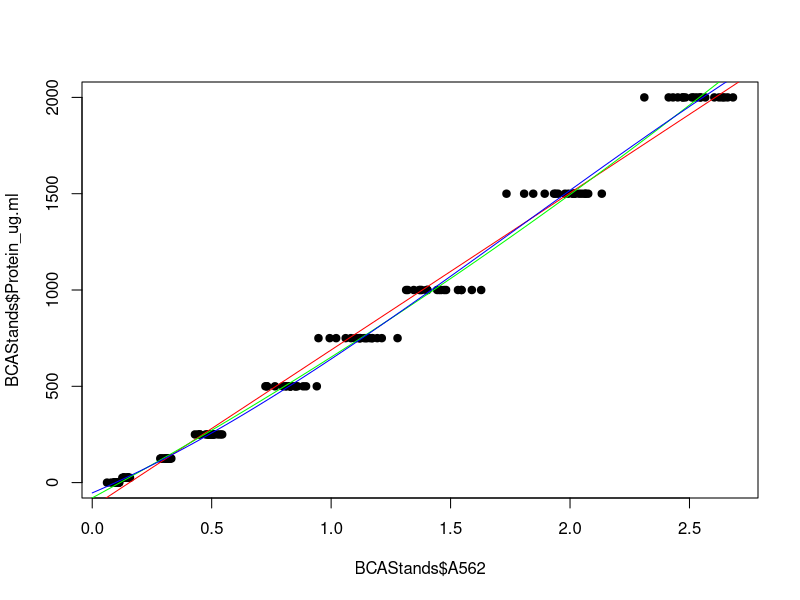
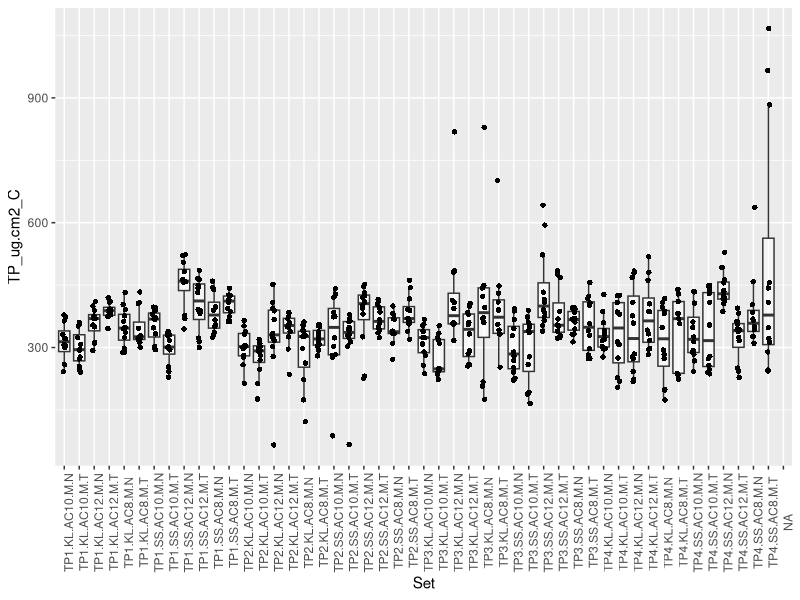
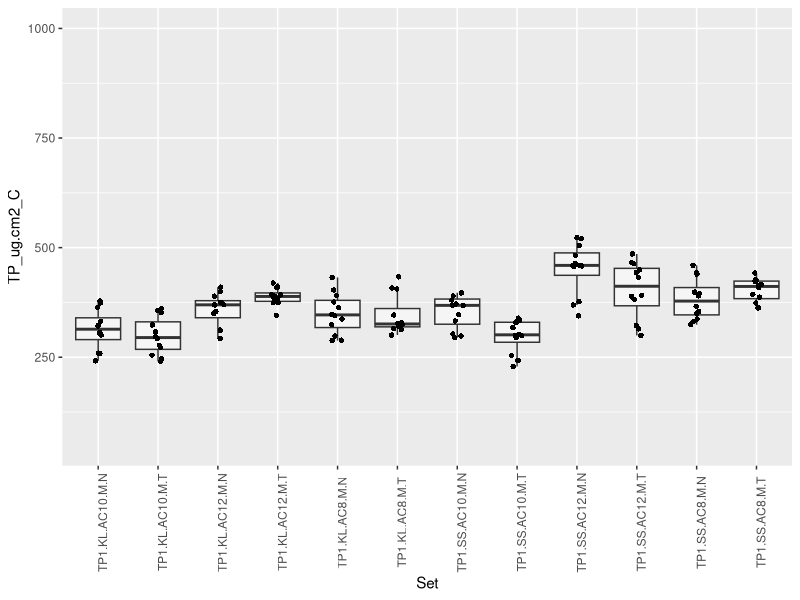
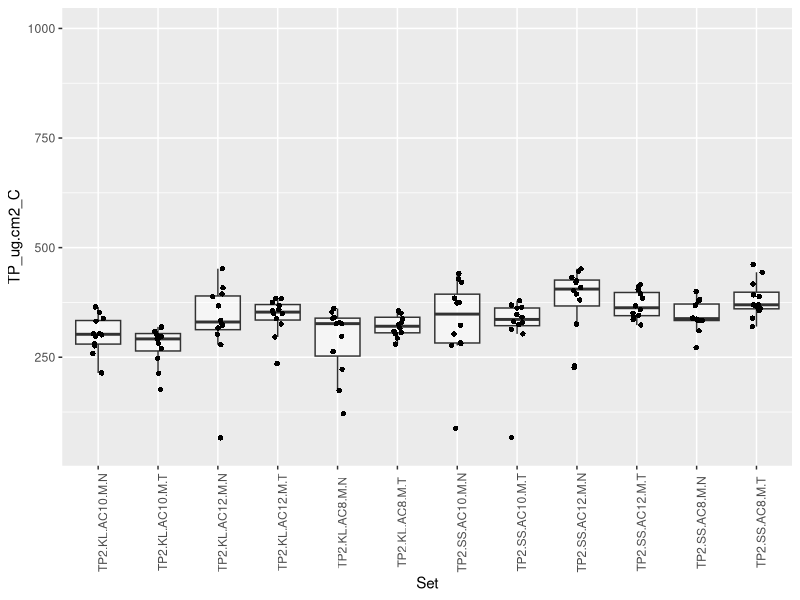
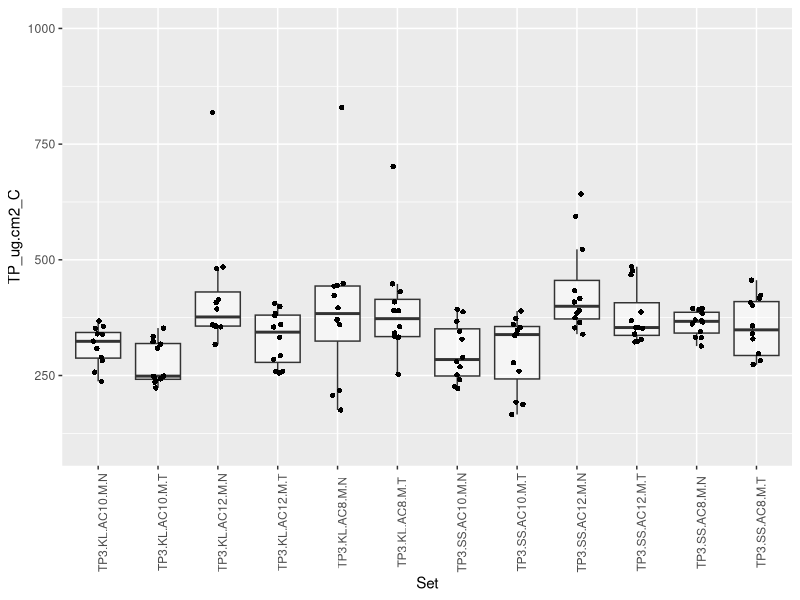
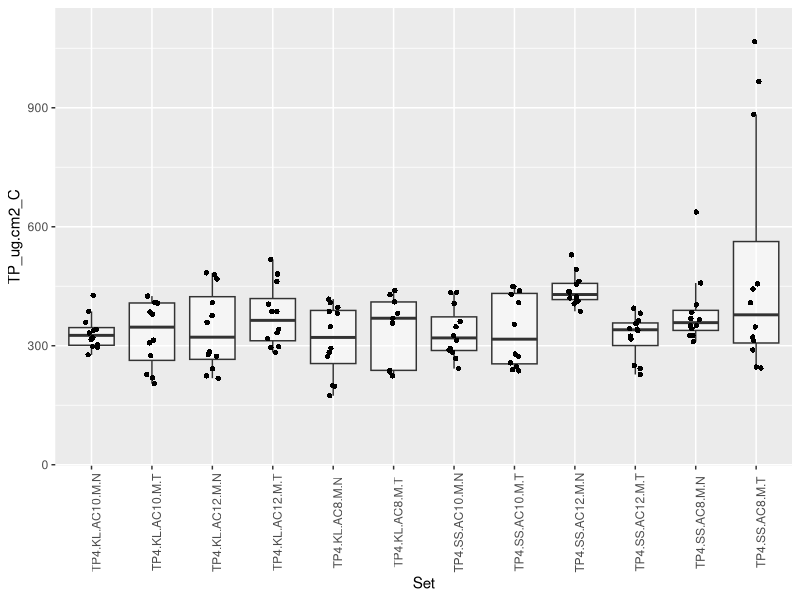
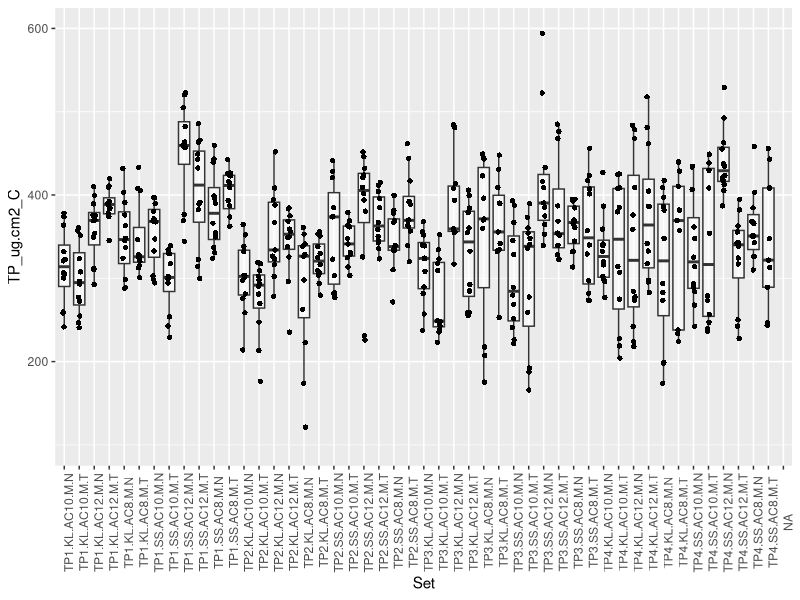
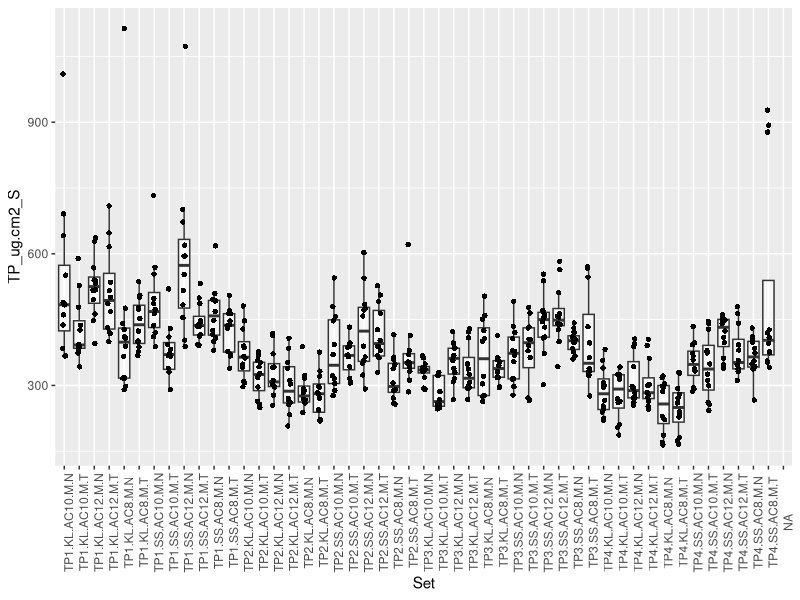

Write the R code that produced these figures, in order. (Note: this script raises an error after producing the figures.)
## ---- chunk 1
knitr::opts_chunk$set(echo = TRUE, warning = FALSE, message = FALSE)
## ---- chunk 2
##Install Packages if Needed
if (!require("ggplot2")) install.packages("ggplot2")
if (!require("plyr")) install.packages("plyr")

##Load Packages
library(ggplot2) #Required for ggplots
library(plyr) #Required for rename function
## ---- chunk 3
#Note: Run "Graphing Parameters" section from 01_ExperimentalSetup.Rmd file
## ---- chunk 4
####Load Data

Prot<-read.csv("Data/Protein.csv", header=TRUE)
Bio<-read.csv("Data/Biomass.csv", header=TRUE)
Sym<-read.csv("Data/Symbionts.csv", header=TRUE)
Chl<-read.csv("Data/Chlorophyll.csv", header=TRUE)
PAM<-read.csv("Data/PAMData.csv", header=TRUE)
PAM_Meta<-read.csv("Data/PAMMeta.csv", header=TRUE)
BCA.Stand<-read.csv("Data/BCAStandards.csv", header=TRUE)
Wax.Stand<-read.csv("Data/WaxStandards.csv", header=TRUE)
SampData<-read.csv("Data/Samples.csv", header=TRUE)


####Sample Meta Data
str(SampData)

##Set factor variables
SampData$TimeP<-factor(SampData$TimeP, levels=c("IN", "TP1", "TP2", "TP3", "TP4"))
SampData$Site<-factor(SampData$Site, levels=c("KL", "SS"))
SampData$Genotype<-factor(SampData$Genotype, levels=c("AC8", "AC10", "AC12"))
SampData$Orig<-factor(SampData$Orig, levels=c("N", "T"))
SampData$Origin<-factor(SampData$Origin, levels=c("Native", "Transplant"))

##Add a Sample Set Variable
SampData$Set<-paste(SampData$TimeP, SampData$Site, SampData$Genotype, SampData$Treat, SampData$Orig, sep=".")

##Add Site.Orig variable
SampData$Site.Orig<-paste(SampData$Site, SampData$Orig, sep=".")
SampData$Site.Orig<-factor(SampData$Site.Orig, levels=c("KL.N", "KL.T", "SS.N", "SS.T"))


## ---- chunk 5
####Create Standard Curve

##Calculate Surface Area of Cylinders from Standards
Wax.Stand$SA_cm2<-2*pi*(Wax.Stand$Dm_cm/2)*Wax.Stand$Ht_cm+2*pi*(Wax.Stand$Dm_cm/2)^2

##Calculate Difference in Wax Weight
Wax.Stand$Wax.D_g<- Wax.Stand$Wax.F_g-Wax.Stand$Wax.I_g

##Linear Model of SA as a Function of Wax Weight
wax.SA.lm  <- lm(SA_cm2~Wax.D_g, data=Wax.Stand)
summary(wax.SA.lm)
coef(wax.SA.lm)

SA.mod <- function(wax.weight) {
  coefs <- coef(wax.SA.lm)
  #y = mx + b
  SA <- ((coefs[2] * wax.weight) + coefs[1])
  return(SA)}

####Apply Standard Curve

##Calculate Difference in Wax Weight (g) in Sample Data
SampData$Wax.D_g<- SampData$Wax.F_g-SampData$Wax.I_g

##Calculate Surface Area (cm^2) by Applying Linear Model Function
SampData$SA_cm2<-SA.mod(SampData$Wax.D_g)

## ---- chunk 6
##Main Corals in the Nursery
Corals_Main<-subset(SampData, Treat=="M")

##Thermal Tolerance Assay
Corals_Therm<-subset(SampData, Treat=="C" | Treat=="H")
## ---- chunk 7
####Create Standard Curve

##Subset Standards Data
Prot.St<- subset(Prot, Input=="Standard")

##Merge Standard Meta Data with Absorbance data
#Merges by Random Number (RandN) column
BCAStands<-merge(BCA.Stand, Prot.St, all.x=TRUE)

##Plot Protein Concentration as a function of Absorbance 
plot(BCAStands$A562, BCAStands$Protein_ug.ml, pch=19)

##Fit Models of Protein Concentration as a function of Absorbance 

#First degree polynomial equation:
BCA.lm  <- lm(Protein_ug.ml~A562, data=BCAStands)
#Second degree polynomial equation:
BCA.ploy2 <- lm(Protein_ug.ml~poly(A562,2,raw=TRUE), data=BCAStands)
#Third degree polynomial equation:
BCA.ploy3 <- lm(Protein_ug.ml~poly(A562,3,raw=TRUE), data=BCAStands)

##Add Models to Plot
xx <- seq(0,3, length=50)

lines(xx, predict(BCA.lm, newdata=data.frame(A562=xx)), col="red")
lines(xx, predict(BCA.ploy2, newdata=data.frame(A562=xx)), col="green")
lines(xx, predict(BCA.ploy3, newdata=data.frame(A562=xx)), col="blue")

##Compare Models for Best Fit
anova(BCA.lm, BCA.ploy2)
#Poly2 is a significantly better fit than linear

anova(BCA.ploy2, BCA.ploy3)
#Poly3 is significantly better fit than Ploy2

##Create a function with the Poly3 model Equation
summary(BCA.ploy3)
coef(BCA.ploy3)

TP.mod <- function(absorbance) {
  coefs <- coef(BCA.ploy3)
  #y = d + cx + bx^2 + ax^3
  protein <- coefs[1] + (coefs[2] * absorbance) + (coefs[3] * absorbance^2) + (coefs[4] * absorbance^3)
  return(protein)}


####Apply Standard Curve

##Subset Sample Data (Unknown Sample)
Prot.Un<- subset(Prot, Input=="Un")

##Calculate Protein Concentration (ug/ml)
Prot.Un$TP_ug.ml<-TP.mod(Prot.Un$A562)

##Merge with Sample Meta Data to Calculate Protein per Surface Area
#Merges by Random Number (RandN) column
#Adds necessary Slurry Volume (Vol_ml) and Surface Area (SA_cm2) columns
#Retains Sample Meta Data only for samples with Protein data (Main samples only)
Prot.Un<-merge(Prot.Un, SampData, all.x=TRUE, all.y=FALSE)

##Calculate Total Protein (ug) 
Prot.Un$TP_ug<-Prot.Un$TP_ug.ml*Prot.Un$Vol_ml

##Calculate Protein per Surface Area (ug/cm^2)
Prot.Un$TP_ug.cm2<-Prot.Un$TP_ug/Prot.Un$SA_cm2

##Separate Coral and Symbiont Fractions
Prot.C<- subset(Prot.Un, Fraction=="C")
Prot.C<-rename(Prot.C, c("TP_ug.cm2" = "TP_ug.cm2_C"))

Prot.S<- subset(Prot.Un, Fraction=="S")
Prot.S<-rename(Prot.S, c("TP_ug.cm2" = "TP_ug.cm2_S"))
## ---- chunk 8
##Initial Visual Check
ggplot(Prot.C, aes(x=Set, y=TP_ug.cm2_C)) + 
  geom_boxplot(alpha=0.5, shape=2, outlier.shape = NA)+
  geom_jitter(shape=16, position=position_jitter(0.1))+
  theme(axis.text.x = element_text(angle = 90))

##Check for Outliers by Timepoint

#TP1
ggplot(subset(Prot.C, TimeP=="TP1"), aes(x=Set, y=TP_ug.cm2_C)) + 
  geom_boxplot(alpha=0.5, shape=2, outlier.shape = NA)+
  geom_jitter(shape=16, position=position_jitter(0.1))+
  ylim(50,1000)+
  theme(axis.text.x = element_text(angle = 90))

#TP2
ggplot(subset(Prot.C, TimeP=="TP2"), aes(x=Set, y=TP_ug.cm2_C)) + 
  geom_boxplot(alpha=0.5, shape=2, outlier.shape = NA)+
  geom_jitter(shape=16, position=position_jitter(0.1))+
  ylim(50,1000)+
  theme(axis.text.x = element_text(angle = 90))

Prot.C$RandN[which(Prot.C$TimeP=="TP2" & Prot.C$TP_ug.cm2_C<120)] # "125" "126" "127"

#Month TP3
ggplot(subset(Prot.C, TimeP=="TP3"), aes(x=Set, y=TP_ug.cm2_C)) + 
  geom_boxplot(alpha=0.5, shape=2, outlier.shape = NA)+
  geom_jitter(shape=16, position=position_jitter(0.1))+
  ylim(100,1000)+
  theme(axis.text.x = element_text(angle = 90))

Prot.C$RandN[which(Prot.C$TimeP=="TP3" & Prot.C$TP_ug.cm2_C>700)] #"186" "187" "188"

#Month TP4
ggplot(subset(Prot.C, TimeP=="TP4"), aes(x=Set, y=TP_ug.cm2_C)) + 
  geom_boxplot(alpha=0.5, shape=2, outlier.shape = NA)+
  geom_jitter(shape=16, position=position_jitter(0.1))+
  ylim(50,1100)+
  theme(axis.text.x = element_text(angle = 90))

Prot.C$RandN[which(Prot.C$TimeP=="TP4" & Prot.C$TP_ug.cm2_C>600)] #"211" "222" "222" "222"

##Remove Outlier Readings
Prot.C.o<-Prot.C[-c(which((Prot.C$TimeP=="TP2" & Prot.C$TP_ug.cm2_C<120) |
(Prot.C$TimeP=="TP3" & Prot.C$TP_ug.cm2_C>700) |
(Prot.C$TimeP=="TP4" & Prot.C$TP_ug.cm2_C>600))),]

##Visual Check
ggplot(Prot.C.o, aes(x=Set, y=TP_ug.cm2_C)) + 
  geom_boxplot(alpha=0.5, shape=2, outlier.shape = NA)+
  geom_jitter(shape=16, position=position_jitter(0.1))+
  ylim(100,600)+
  theme(axis.text.x = element_text(angle = 90))

## ---- chunk 9
##Initial Visual Check
ggplot(Prot.S, aes(x=Set, y=TP_ug.cm2_S)) + 
  geom_boxplot(alpha=0.5, shape=2, outlier.shape = NA)+
  geom_jitter(shape=16, position=position_jitter(0.1))+
  theme(axis.text.x = element_text(angle = 90))

##Check for Outliers by Timepoint
#TP1
ggplot(subset(Prot.S, TimeP=="TP1"), aes(x=Set, y=TP_ug.cm2_S)) + 
  geom_boxplot(alpha=0.5, shape=2, outlier.shape = NA)+
  geom_jitter(shape=16, position=position_jitter(0.1))+
  ylim(50, 1200)+
  theme(axis.text.x = element_text(angle = 90))

Prot.S$RandN[which(Prot.S$TimeP=="TP1" & Prot.S$TP_ug.cm2_S>750)] #"49" "52" "84"

#TP2
ggplot(subset(Prot.S, TimeP=="TP2"), aes(x=Set, y=TP_ug.cm2_S)) + 
  geom_boxplot(alpha=0.5, shape=2, outlier.shape = NA)+
  geom_jitter(shape=16, position=position_jitter(0.1))+
  ylim(50,1000)+
  theme(axis.text.x = element_text(angle = 90))

Prot.S$RandN[which(Prot.S$TimeP=="TP2" & Prot.S$TP_ug.cm2_S>500 & Prot.S$Site=="SS" & Prot.S$Genotype=="AC8")] #"129"

#TP3
ggplot(subset(Prot.S, TimeP=="TP3"), aes(x=Set, y=TP_ug.cm2_S)) + 
  geom_boxplot(alpha=0.5, shape=2, outlier.shape = NA)+
  geom_jitter(shape=16, position=position_jitter(0.1))+
  ylim(50,1000)+
  theme(axis.text.x = element_text(angle = 90))

#TP4
ggplot(subset(Prot.S, TimeP=="TP4"), aes(x=Set, y=TP_ug.cm2_S)) + 
  geom_boxplot(alpha=0.5, shape=2, outlier.shape = NA)+
  geom_jitter(shape=16, position=position_jitter(0.1))+
  ylim(50,1000)+
  theme(axis.text.x = element_text(angle = 90))

Prot.S$RandN[which(Prot.S$TimeP=="TP4" & Prot.S$TP_ug.cm2_S>750)] #"222" "222" "222"

##Remove Outlier Readings
Prot.S.o<-Prot.S[-c(which((Prot.S$TimeP=="TP1" & Prot.S$TP_ug.cm2_S>750) |
(Prot.S$TimeP=="TP2" & Prot.S$TP_ug.cm2_S>500 & Prot.S$Site=="SS" & Prot.S$Genotype=="AC8") |
(Prot.S$TimeP=="TP4" & Prot.S$TP_ug.cm2_S>750))),]

##Visual Check
ggplot(Prot.S.o, aes(x=Set, y=TP_ug.cm2_S)) + 
  geom_boxplot(alpha=0.5, shape=2, outlier.shape = NA)+
  geom_jitter(shape=16, position=position_jitter(0.1))+
  ylim(100,750)+
  theme(axis.text.x = element_text(angle = 90))

## ---- chunk 10
####Average Across Replicate Readings ("Rep" column: A, B, C)
names(Prot.C.o)
Prot.C.a<-aggregate(Prot.C.o$TP_ug.cm2_C, list(Prot.C.o$RandN, Prot.C.o$ID), mean)
names(Prot.C.a)<-c("RandN", "ID", "TP_ug.cm2_C")

names(Prot.S.o)
Prot.S.a<-aggregate(Prot.S.o$TP_ug.cm2_S, list(Prot.S.o$RandN, Prot.S.o$ID), mean)
names(Prot.S.a)<-c("RandN", "ID", "TP_ug.cm2_S")


####Merge Averaged Protein Data of Coral Host (C) and Symbiont (S) with Coral Main Data
#Merges by Random Number (RandN) and ID columns
#Retains all Main samples
#Retains RandN, ID, TimeP, Site, Genotype, Orig, Origin, Set, and SA_cm2 from Corals_Main
names(Corals_Main)

CoralData<-merge(Corals_Main[,c(1:5, 8:9, 13:14, 16)], Prot.C.a, all.x=TRUE)
CoralData<-merge(CoralData, Prot.S.a, all.x=TRUE)

## ---- chunk 11
##Calculate Change in Weight after Burning (g)
Bio$DeltaBurn_g<-Bio$Dried_g-Bio$Burned_g

##Calculate Ash Free Dry Weight (AFDW) (g) per Volume Input of Tissue (ml) 
Bio$AFDW_g.ml<-Bio$DeltaBurn_g/Bio$InVol_ml

##Merge with Sample Meta Data to Calculate Biomass per Surface Area
#Merges by Random Number (RandN) column
#Adds necessary Slurry Volume (Vol_ml) and Surface Area (SA_cm2) columns
#Retains Sample Meta Data only for samples with Biomass data (Main samples only)
Bio<-merge(Bio, SampData, all.x=TRUE, all.y=FALSE)

##Calculate Total AFDW (g) 
Bio$AFDW_g<-Bio$AFDW_g.ml*Bio$Vol_ml

##Calculate AFDW per Surface Area (mg/cm^2)
Bio$AFDW_g.cm2<-Bio$AFDW_g/Bio$SA_cm2
Bio$AFDW_mg.cm2 <- Bio$AFDW_g.cm2 * 1000

##Separate Coral and Symbiont Fractions
Bio.C<-subset(Bio, Fraction=="C")
Bio.C<-rename(Bio.C, c("AFDW_mg.cm2" = "AFDW_mg.cm2_C"))

Bio.S<-subset(Bio, Fraction=="Z")
Bio.S<-rename(Bio.S, c("AFDW_mg.cm2" = "AFDW_mg.cm2_S"))

## ---- chunk 12
##Initial Visual Check
ggplot(Bio.C, aes(x=Set, y=AFDW_mg.cm2_C)) + 
  geom_boxplot(alpha=0.5, shape=2, outlier.shape = NA)+
  geom_jitter(shape=16, position=position_jitter(0.1))+
  theme(axis.text.x = element_text(angle = 90))

##Check for Outliers by Timepoint

#TP1
ggplot(subset(Bio.C, TimeP=="TP1"), aes(x=Set, y=AFDW_mg.cm2_C)) + 
  geom_boxplot(alpha=0.5, shape=2, outlier.shape = NA)+
  geom_jitter(shape=16, position=position_jitter(0.1))+
  ylim(0,2.5)+
  theme(axis.text.x = element_text(angle = 90))

#TP2
ggplot(subset(Bio.C, TimeP=="TP2"), aes(x=Set, y=AFDW_mg.cm2_C)) + 
  geom_boxplot(alpha=0.5, shape=2, outlier.shape = NA)+
  geom_jitter(shape=16, position=position_jitter(0.1))+
  ylim(0,2.5)+
  theme(axis.text.x = element_text(angle = 90))

#TP3
ggplot(subset(Bio.C, TimeP=="TP3"), aes(x=Set, y=AFDW_mg.cm2_C)) + 
  geom_boxplot(alpha=0.5, shape=2, outlier.shape = NA)+
  geom_jitter(shape=16, position=position_jitter(0.1))+
  ylim(0,2.5)+
  theme(axis.text.x = element_text(angle = 90))

#TP4
ggplot(subset(Bio.C, TimeP=="TP4"), aes(x=Set, y=AFDW_mg.cm2_C)) + 
  geom_boxplot(alpha=0.5, shape=2, outlier.shape = NA)+
  geom_jitter(shape=16, position=position_jitter(0.1))+
  ylim(0,3.5)+
  theme(axis.text.x = element_text(angle = 90))

Bio.C$RandN[which(Bio.C$TimeP=="TP4" & Bio.C$AFDW_mg.cm2_C>3)] #222 #Also outlier for Protein

##Remove Outliers 
Bio.C.o<-Bio.C[-c(which(Bio.C$TimeP=="TP4" & Bio.C$AFDW_mg.cm2_C>3)),]

##Visual Check
ggplot(Bio.C.o, aes(x=Set, y=AFDW_mg.cm2_C)) + 
  geom_boxplot(alpha=0.5, shape=2, outlier.shape = NA)+
  geom_jitter(shape=16, position=position_jitter(0.1))+
  ylim(0,2.5)+
  theme(axis.text.x = element_text(angle = 90))

## ---- chunk 13
##Initial Visual Check
ggplot(Bio.S, aes(x=Set, y=AFDW_mg.cm2_S)) + 
  geom_boxplot(alpha=0.5, shape=2, outlier.shape = NA)+
  geom_jitter(shape=16, position=position_jitter(0.1))+
  theme(axis.text.x = element_text(angle = 90))

##Check for Outliers by Timepoint

#TP1
ggplot(subset(Bio.S, TimeP=="TP1"), aes(x=Set, y=AFDW_mg.cm2_S)) + 
  geom_boxplot(alpha=0.5, shape=2, outlier.shape = NA)+
  geom_jitter(shape=16, position=position_jitter(0.1))+
  ylim(0,1.5)+
  theme(axis.text.x = element_text(angle = 90))

#TP2
ggplot(subset(Bio.S, TimeP=="TP2"), aes(x=Set, y=AFDW_mg.cm2_S)) + 
  geom_boxplot(alpha=0.5, shape=2, outlier.shape = NA)+
  geom_jitter(shape=16, position=position_jitter(0.1))+
  ylim(0,1.5)+
  theme(axis.text.x = element_text(angle = 90))

#TP3
ggplot(subset(Bio.S, TimeP=="TP3"), aes(x=Set, y=AFDW_mg.cm2_S)) + 
  geom_boxplot(alpha=0.5, shape=2, outlier.shape = NA)+
  geom_jitter(shape=16, position=position_jitter(0.1))+
  ylim(0,1.5)+
  theme(axis.text.x = element_text(angle = 90))

#TP4
ggplot(subset(Bio.S, TimeP=="TP4"), aes(x=Set, y=AFDW_mg.cm2_S)) + 
  geom_boxplot(alpha=0.5, shape=2, outlier.shape = NA)+
  geom_jitter(shape=16, position=position_jitter(0.1))+
  ylim(0,2)+
  theme(axis.text.x = element_text(angle = 90))

Bio.S$RandN[which(Bio.S$TimeP=="TP4" & Bio.S$AFDW_mg.cm2_S>1.5)] #222 #Also outlier for Protein and Biomass of Host


##Remove Outliers 
Bio.S.o<-Bio.S[-c(which(Bio.S$TimeP=="TP4" & Bio.S$AFDW_mg.cm2_S>1.5)),]

##Visual Check
ggplot(Bio.S.o, aes(x=Set, y=AFDW_mg.cm2_S)) + 
  geom_boxplot(alpha=0.5, shape=2, outlier.shape = NA)+
  geom_jitter(shape=16, position=position_jitter(0.1))+
  ylim(0,1.5)+
  theme(axis.text.x = element_text(angle = 90))

## ---- chunk 14
##Merge Cleaned Biomass Data of Coral Host (C) and Symbiont (S) with Coral Main Data
#Merges by ID column and adds AFDW (mg/cm^2) (AFDW_mg.cm2_C or _S) columns from Biomass dataframes
#Retains all Main samples
names(Bio.C.o)
CoralData<-merge(CoralData, Bio.C.o[,c(1, 26)], all.x=TRUE)
names(Bio.S.o)
CoralData<-merge(CoralData, Bio.S.o[,c(1, 26)], all.x=TRUE)

##Calculate Symbiont:Host Ratio of Biomass
CoralData$AFDW_mg.cm2_S.C<-CoralData$AFDW_mg.cm2_S/CoralData$AFDW_mg.cm2_C

## ---- chunk 15
##Subtract Background A750 from A630 and A663
Chl$A630.c<-Chl$A630-Chl$A750
Chl$A663.c<-Chl$A663-Chl$A750

##Divide by Pathlength (0.5cm pathlength for 175ul sample in UVStar Plate) 
Chl$A630.c<-c(Chl$A630.c/0.5)
Chl$A663.c<-c(Chl$A663.c/0.5)

##Calculate Chl-a and Chl-c2 in ug/ml
Chl$Chl.a_ug.ml<-11.43*Chl$A663.c- 0.64*Chl$A630.c
Chl$Chl.c2_ug.ml <- 27.09*Chl$A630.c - 3.63*Chl$A663.c

##Merge with Sample Data to Calculate Chlorophyll per Surface Area
#Merges by Random Number (RandN) column
#Adds necessary Slurry Volume (Vol_ml) and Surface Area (SA_cm2) columns
Chl<-merge(Chl, SampData,  all=TRUE)

##Calculate Total Chlorophyll-a and c2 (ug) 
Chl$Chl.a_ug<-Chl$Chl.a_ug.ml*Chl$Vol_ml
Chl$Chl.c2_ug<-Chl$Chl.c2_ug.ml*Chl$Vol_ml

##Calculate Chlorophyll-a and c2 per Surface Area (ug/cm^2)
Chl$Chl.a_ug.cm2<-Chl$Chl.a_ug/Chl$SA_cm2
Chl$Chl.c2_ug.cm2<-Chl$Chl.c2_ug/Chl$SA_cm2

##Initial Visual Check
ggplot(Chl, aes(x=Set, y=Chl.a_ug.cm2)) + 
  geom_boxplot(alpha=0.5, shape=2, outlier.shape = NA)+
  geom_jitter(shape=16, position=position_jitter(0.1))+
  theme(axis.text.x = element_text(angle = 90))

ggplot(Chl, aes(x=Set, y=Chl.c2_ug.cm2)) + 
  geom_boxplot(alpha=0.5, shape=2, outlier.shape = NA)+
  geom_jitter(shape=16, position=position_jitter(0.1))+
  theme(axis.text.x = element_text(angle = 90))

##Set Negative Values to Zero
Chl$Chl.a_ug.cm2[(which(Chl$Chl.a_ug.cm2<0))]<-0
Chl$Chl.c2_ug.cm2[(which(Chl$Chl.c2_ug.cm2<0))]<-0

##Add Chlorophyll-a and c2 for Total Chlorophyll per Surface Area (ug/cm^2)
Chl$Chl_ug.cm2<-Chl$Chl.a_ug.cm2+Chl$Chl.c2_ug.cm2

##Visual Check
ggplot(Chl, aes(x=Set, y=Chl_ug.cm2)) + 
  geom_boxplot(alpha=0.5, shape=2, outlier.shape = NA)+
  geom_jitter(shape=16, position=position_jitter(0.1))+
  theme(axis.text.x = element_text(angle = 90))

## ---- chunk 16
##Subset Main Corals
Chl.M<-subset(Chl, Treat=="M")

#TP1
ggplot(subset(Chl.M, TimeP=="TP1"), aes(x=Set, y=Chl_ug.cm2)) + 
  geom_boxplot(alpha=0.5, shape=2, outlier.shape = NA)+
  geom_jitter(shape=16, position=position_jitter(0.1))+
  ylim(0,2.5)+
  theme(axis.text.x = element_text(angle = 90))


#TP2
ggplot(subset(Chl.M, TimeP=="TP2"), aes(x=Set, y=Chl_ug.cm2)) + 
  geom_boxplot(alpha=0.5, shape=2, outlier.shape = NA)+
  geom_jitter(shape=16, position=position_jitter(0.1))+
  ylim(0,4.5)+
  theme(axis.text.x = element_text(angle = 90))

#TP3
ggplot(subset(Chl.M, TimeP=="TP3"), aes(x=Set, y=Chl_ug.cm2)) + 
  geom_boxplot(alpha=0.5, shape=2, outlier.shape = NA)+
  geom_jitter(shape=16, position=position_jitter(0.1))+
  ylim(0,4.5)+
  theme(axis.text.x = element_text(angle = 90))

#TP4
ggplot(subset(Chl.M, TimeP=="TP4"), aes(x=Set, y=Chl_ug.cm2)) + 
  geom_boxplot(alpha=0.5, shape=2, outlier.shape = NA)+
  geom_jitter(shape=16, position=position_jitter(0.1))+
  ylim(0,7.5)+
  theme(axis.text.x = element_text(angle = 90))

Chl.M$RandN[which(Chl.M$TimeP=="TP4" & Chl.M$Chl_ug.cm2>6)] #"222" "222" "222" #Also outlier for Protein and Biomass

##Remove Outliers 
Chl.M.o<-Chl.M[-c(which(Chl.M$TimeP=="TP4" & Chl.M$Chl_ug.cm2>6)),]

## ---- chunk 17
##Subset Control Treatment in Thermal Tolerance Assay 
Chl.C<-subset(Chl, Treat=="C")

#IN
ggplot(subset(Chl.C, TimeP=="IN"), aes(x=Set, y=Chl_ug.cm2)) + 
  geom_boxplot(alpha=0.5, shape=2, outlier.shape = NA)+
  geom_jitter(shape=16, position=position_jitter(0.1))+
  ylim(0,2.5)+
  theme(axis.text.x = element_text(angle = 90))

Chl.C$RandN[which(Chl.C$TimeP=="IN" & Chl.C$Chl_ug.cm2<0.25)] #"W2_45"

#TP1
ggplot(subset(Chl.C, TimeP=="TP1"), aes(x=Set, y=Chl_ug.cm2)) + 
  geom_boxplot(alpha=0.5, shape=2, outlier.shape = NA)+
  geom_jitter(shape=16, position=position_jitter(0.1))+
  ylim(0,2.5)+
  theme(axis.text.x = element_text(angle = 90))

#TP2
ggplot(subset(Chl.C, TimeP=="TP2"), aes(x=Set, y=Chl_ug.cm2)) + 
  geom_boxplot(alpha=0.5, shape=2, outlier.shape = NA)+
  geom_jitter(shape=16, position=position_jitter(0.1))+
  ylim(0,2.5)+
  theme(axis.text.x = element_text(angle = 90))

#TP3
ggplot(subset(Chl.C, TimeP=="TP3"), aes(x=Set, y=Chl_ug.cm2)) + 
  geom_boxplot(alpha=0.5, shape=2, outlier.shape = NA)+
  geom_jitter(shape=16, position=position_jitter(0.1))+
  ylim(0,3.5)+
  theme(axis.text.x = element_text(angle = 90))

Chl.C$RandN[which(Chl.C$TimeP=="TP3" & Chl.C$Chl_ug.cm2>2.5)] #"M8_33" "M8_33" "M8_33" 

#TP4
ggplot(subset(Chl.C, TimeP=="TP4"), aes(x=Set, y=Chl_ug.cm2)) + 
  geom_boxplot(alpha=0.5, shape=2, outlier.shape = NA)+
  geom_jitter(shape=16, position=position_jitter(0.1))+
  ylim(0,4)+
  theme(axis.text.x = element_text(angle = 90))

##Remove Outliers 
Chl.C.o<-Chl.C[-c(which((Chl.C$TimeP=="IN" & Chl.C$Chl_ug.cm2<0.25)| 
                          (Chl.C$TimeP=="TP3" & Chl.C$Chl_ug.cm2>2.5))),]

## ---- chunk 18
##Subset Heated Treatment in Thermal Tolerance Assay
Chl.H<-subset(Chl, Treat=="H")

#IN
ggplot(subset(Chl.H, TimeP=="IN"), aes(x=Set, y=Chl_ug.cm2)) + 
  geom_boxplot(alpha=0.5, shape=2, outlier.shape = NA)+
  geom_jitter(shape=16, position=position_jitter(0.1))+
  ylim(0,1)+
  theme(axis.text.x = element_text(angle = 90))

Chl.H$RandN[which(Chl.H$TimeP=="IN" & Chl.H$Chl_ug.cm2>0.75)] #"W2_88" "W2_88" "W2_88"

#TP1
ggplot(subset(Chl.H, TimeP=="TP1"), aes(x=Set, y=Chl_ug.cm2)) + 
  geom_boxplot(alpha=0.5, shape=2, outlier.shape = NA)+
  geom_jitter(shape=16, position=position_jitter(0.1))+
  ylim(0,1)+
  theme(axis.text.x = element_text(angle = 90))

#TP2
ggplot(subset(Chl.H, TimeP=="TP2"), aes(x=Set, y=Chl_ug.cm2)) + 
  geom_boxplot(alpha=0.5, shape=2, outlier.shape = NA)+
  geom_jitter(shape=16, position=position_jitter(0.1))+
  ylim(0,1)+
  theme(axis.text.x = element_text(angle = 90))

#TP3
ggplot(subset(Chl.H, TimeP=="TP3"), aes(x=Set, y=Chl_ug.cm2)) + 
  geom_boxplot(alpha=0.5, shape=2, outlier.shape = NA)+
  geom_jitter(shape=16, position=position_jitter(0.1))+
  ylim(0,2)+
  theme(axis.text.x = element_text(angle = 90))

Chl.H$RandN[which(Chl.H$TimeP=="TP3" & Chl.H$Chl_ug.cm2>1.5 & Chl.H$Genotype=="AC10")] #"M8_11" "M8_11"

#TP4
ggplot(subset(Chl.H, TimeP=="TP4"), aes(x=Set, y=Chl_ug.cm2)) + 
  geom_boxplot(alpha=0.5, shape=2, outlier.shape = NA)+
  geom_jitter(shape=16, position=position_jitter(0.1))+
  ylim(0,1)+
  theme(axis.text.x = element_text(angle = 90))

Chl.H$RandN[which(Chl.H$TimeP=="TP4" & Chl.H$Chl_ug.cm2>0.5)] #"M12_63" "M12_63" "M12_63"

##Remove Outliers
Chl.H.o<-Chl.H[-c(which((Chl.H$TimeP=="IN" & Chl.H$Chl_ug.cm2>0.75) |
(Chl.H$TimeP=="TP3" & Chl.H$Chl_ug.cm2>1.5 & Chl.H$Genotype=="AC10") | 
(Chl.H$TimeP=="TP4" & Chl.H$Chl_ug.cm2>0.50))),]

## ---- chunk 19
##Recombine Cleaned Chlorophyll dataframes
Chl.o<-rbind(Chl.M.o, Chl.C.o, Chl.H.o)

ggplot(Chl.o, aes(x=Set, y=Chl_ug.cm2)) + 
  geom_boxplot(alpha=0.5, shape=2, outlier.shape = NA)+
  geom_jitter(shape=16, position=position_jitter(0.1))+
  theme(axis.text.x = element_text(angle = 90))


##Average Across Replicate Readings ("Rep" column: A, B, C)
names(Chl.o)
Chl.a<-aggregate(Chl.o$Chl_ug.cm2, list(Chl.o$RandN, Chl.o$ID), mean)
names(Chl.a)<-c("RandN", "ID", "Chl_ug.cm2")

##Add Total Chlorophyll to Main Coral Data and Thermal Tolerance Data

##Merge Averaged Chlorophyll Data with Coral Main Data
#Merges by Random Number (RandN) and ID columns
#Retains all Main samples
names(Chl.a)
CoralData<-merge(CoralData, Chl.a, all.x=TRUE, all.y=FALSE)

##Merge Averaged Chlorophyll Data with Thermal Tolerance Data
#Merges by Random Number (RandN) and ID columns
#Retains all Thermal Tolerance Assay samples
#Retains RandN, ID, TimeP, Site, Genotype, Treat, Treatment, Orig, Origin, Set, and SA_cm2 from Corals_Therm
names(Corals_Therm)
ThermData<-merge(Corals_Therm[,c(1:9, 13:14, 16)], Chl.a, all.x=TRUE, all.y=FALSE)

## ---- chunk 20
####Calculate Dilution Factors

#Scales for 1:10 Dilution Sent for Flow Cytometry
Sym$Send_df<-Sym$SendInputVol_ul/Sym$SendTotalVol_ul

##Scales for Resuspending Symbiont Pellet based on Volume of 0.01% SDS Used
Sym$Resp_df<-Sym$InputVol_ul/Sym$RespVol_ul

####Calculate Symbiont Density

##Scale Flow Cy Count/ul to account for Dilution Factor applied at Flow Cy Center
Sym$Count_ul_scaled_FC_df<-Sym$Count_ul/Sym$FC_df

##Scale Flow Cy Count/ul to account for Sent Dilution Factor
Sym$Count_ul_scaled_send_df<-Sym$Count_ul_scaled_FC_df/Sym$Send_df

##Scale Flow Cy Count/ul to account for Resuspension Dilution Factor
Sym$Count_ul_scaled_resp_df<-Sym$Count_ul_scaled_send_df/Sym$Resp_df

##Merge with Sample Data to Calculate Symbionts per Surface Area
#Merges by Random Number (RandN) column
#Adds necessary Slurry Volume (Vol_ml) and Surface Area (SA_cm2) columns
#Retains Sample Meta Data only for samples with Symbiont data (Thermal Assay samples only)
Sym<-merge(Sym, SampData, all.x=TRUE, all.y=FALSE)

##Calculate Total Symbiont Count (scaling to Slurry Total Volume in ul)
Sym$Count_total<-Sym$Count_ul_scaled_resp_df*(Sym$Vol_ml*1000)

##Calculate Symbionts per Surface Area
Sym$Sym_cm2<-Sym$Count_total/Sym$SA_cm2

##Scale to Symb * 10^6 / cm^2
Sym$Sym10.6_cm2<-Sym$Sym_cm2/10^6

##Initial Visual Check
ggplot(Sym, aes(x=Set, y=Sym10.6_cm2)) + 
  geom_boxplot(alpha=0.5, shape=2, outlier.shape = NA)+
  geom_jitter(shape=16, position=position_jitter(0.1))+
  theme(axis.text.x = element_text(angle = 90))

## ---- chunk 21
##Subset Control Treatment in Thermal Tolerance Assay
Sym.C<-subset(Sym, Treat=="C")
Sym.C<-Sym.C[-c(which(is.na(Sym.C$Sym10.6_cm2))),]

#IN
ggplot(subset(Sym.C, TimeP=="IN"), aes(x=Set, y=Sym10.6_cm2)) + 
  geom_boxplot(alpha=0.5, shape=2, outlier.shape = NA)+
  geom_jitter(shape=16, position=position_jitter(0.1))+
  ylim(0,2)+
  theme(axis.text.x = element_text(angle = 90))

#TP1
ggplot(subset(Sym.C, TimeP=="TP1"), aes(x=Set, y=Sym10.6_cm2)) + 
  geom_boxplot(alpha=0.5, shape=2, outlier.shape = NA)+
  geom_jitter(shape=16, position=position_jitter(0.1))+
  ylim(0,2)+
  theme(axis.text.x = element_text(angle = 90))

#TP2
ggplot(subset(Sym.C, TimeP=="TP2"), aes(x=Set, y=Sym10.6_cm2)) + 
  geom_boxplot(alpha=0.5, shape=2, outlier.shape = NA)+
  geom_jitter(shape=16, position=position_jitter(0.1))+
  ylim(0,2)+
  theme(axis.text.x = element_text(angle = 90))

#TP3
ggplot(subset(Sym.C, TimeP=="TP3"), aes(x=Set, y=Sym10.6_cm2)) + 
  geom_boxplot(alpha=0.5, shape=2, outlier.shape = NA)+
  geom_jitter(shape=16, position=position_jitter(0.1))+
  ylim(0,2)+
  theme(axis.text.x = element_text(angle = 90))

#TP4
ggplot(subset(Sym.C, TimeP=="TP4"), aes(x=Set, y=Sym10.6_cm2)) + 
  geom_boxplot(alpha=0.5, shape=2, outlier.shape = NA)+
  geom_jitter(shape=16, position=position_jitter(0.1))+
  ylim(0,2)+
  theme(axis.text.x = element_text(angle = 90))

## ---- chunk 22
##Subset Heated Treatment in Thermal Tolerance Assay
Sym.H<-subset(Sym, Treat=="H")

#IN
ggplot(subset(Sym.H, TimeP=="IN"), aes(x=Set, y=Sym10.6_cm2)) + 
  geom_boxplot(alpha=0.5, shape=2, outlier.shape = NA)+
  geom_jitter(shape=16, position=position_jitter(0.1))+
  ylim(0,1)+
  theme(axis.text.x = element_text(angle = 90))

#TP1
ggplot(subset(Sym.H, TimeP=="TP1"), aes(x=Set, y=Sym10.6_cm2)) + 
  geom_boxplot(alpha=0.5, shape=2, outlier.shape = NA)+
  geom_jitter(shape=16, position=position_jitter(0.1))+
  ylim(0,1)+
  theme(axis.text.x = element_text(angle = 90))

Sym.H$RandN[which(Sym.H$TimeP=="TP1" & Sym.H$Sym10.6_cm2>0.75)] #"M1_73" "M1_73"

#TP2
ggplot(subset(Sym.H, TimeP=="TP2"), aes(x=Set, y=Sym10.6_cm2)) + 
  geom_boxplot(alpha=0.5, shape=2, outlier.shape = NA)+
  geom_jitter(shape=16, position=position_jitter(0.1))+
  ylim(0,1.5)+
  theme(axis.text.x = element_text(angle = 90))

Sym.H$RandN[which(Sym.H$TimeP=="TP2" & Sym.H$Sym10.6_cm2>0.75)] #"M4_61" "M4_85"

#TP3
ggplot(subset(Sym.H, TimeP=="TP3"), aes(x=Set, y=Sym10.6_cm2)) + 
  geom_boxplot(alpha=0.5, shape=2, outlier.shape = NA)+
  geom_jitter(shape=16, position=position_jitter(0.1))+
  ylim(0,2.1)+
  theme(axis.text.x = element_text(angle = 90))

Sym.H$RandN[which(Sym.H$TimeP=="TP3" & Sym.H$Sym10.6_cm2>1.8)] #"M8_42"

#TP4
ggplot(subset(Sym.H, TimeP=="TP4"), aes(x=Set, y=Sym10.6_cm2)) + 
  geom_boxplot(alpha=0.5, shape=2, outlier.shape = NA)+
  geom_jitter(shape=16, position=position_jitter(0.1))+
  ylim(0,1)+
  theme(axis.text.x = element_text(angle = 90))

##Remove Outliers
Sym.H.o<-Sym.H[-c(which((Sym.H$TimeP=="TP1" & Sym.H$Sym10.6_cm2>0.75) | 
                          (Sym.H$TimeP=="TP2" & Sym.H$Sym10.6_cm2>0.75) |
                          (Sym.H$TimeP=="TP3" & Sym.H$Sym10.6_cm2>1.8))),]

## ---- chunk 23
##Recombine Cleaned Symbionts dataframes
Sym.o<-rbind(Sym.C, Sym.H.o)

##Visual Check
ggplot(Sym.o, aes(x=Set, y=Sym10.6_cm2)) + 
  geom_boxplot(alpha=0.5, shape=2, outlier.shape = NA)+
  geom_jitter(shape=16, position=position_jitter(0.1))+
  theme(axis.text.x = element_text(angle = 90))

##Average Across Replicate Readings ("Rep" column: A, B, C)
names(Sym.o)
Sym.a<-aggregate(Sym.o$Sym10.6_cm2, list(Sym.o$RandN, Sym.o$ID), mean)
names(Sym.a)<-c("RandN", "ID", "Sym10.6_cm2")

##Add Symbiont Density to Thermal Tolerance Data

##Merge Averaged Symbiont Data with Thermal Tolerance Data
#Merges by Random Number (RandN) and ID columns
#Retains all Thermal Tolerance Assay samples
names(ThermData)
ThermData<-merge(ThermData, Sym.a, all.x=TRUE, all.y=FALSE)

## ---- chunk 24
##Merge PAM Meta Data with PAM Data
#Merges by Memory Number (Memory) column
#Retains PAM Data only for relevant measurements with Meta Data 
PAM<-merge(PAM_Meta, PAM, all.x=TRUE, all.y=FALSE)

PAM<-PAM[-c(which(is.na(PAM$Fv_Fm))),]

##Merge PAM Data with Sample Data
#Merges by ID column
#Retains Sample Meta Data only for samples with Fv/Fm data (Thermal Assay samples only)
PAM<-merge(PAM, SampData, all.x=TRUE, all.y=FALSE)

##Initial Visual Check
ggplot(PAM, aes(x=Set, y=Fv_Fm)) + 
  geom_boxplot(alpha=0.5, shape=2, outlier.shape = NA)+
  geom_jitter(shape=16, position=position_jitter(0.1))+
  theme(axis.text.x = element_text(angle = 90))

## ---- chunk 25
##Subset Control Treatment in Thermal Tolerance Assay
PAM.C<-subset(PAM, Treat=="C")

#IN
ggplot(subset(PAM.C, TimeP=="IN"), aes(x=Set, y=Fv_Fm)) + 
  geom_boxplot(alpha=0.5, shape=2, outlier.shape = NA)+
  geom_jitter(shape=16, position=position_jitter(0.1))+
  ylim(0.45,0.75)+
  theme(axis.text.x = element_text(angle = 90))

PAM.C$RandN[which(PAM.C$TimeP=="IN" & PAM.C$Fv_Fm<0.5)] # "W2_93" 

#TP1
ggplot(subset(PAM.C, TimeP=="TP1"), aes(x=Set, y=Fv_Fm)) + 
  geom_boxplot(alpha=0.5, shape=2, outlier.shape = NA)+
  geom_jitter(shape=16, position=position_jitter(0.1))+
  ylim(0.45,0.75)+
  theme(axis.text.x = element_text(angle = 90))

#TP2
ggplot(subset(PAM.C, TimeP=="TP2"), aes(x=Set, y=Fv_Fm)) + 
  geom_boxplot(alpha=0.5, shape=2, outlier.shape = NA)+
  geom_jitter(shape=16, position=position_jitter(0.1))+
  ylim(0.45,0.75)+
  theme(axis.text.x = element_text(angle = 90))

PAM.C$RandN[which(PAM.C$TimeP=="TP2" & PAM.C$Fv_Fm<0.53)] # "M4_91"

#TP3
ggplot(subset(PAM.C, TimeP=="TP3"), aes(x=Set, y=Fv_Fm)) + 
  geom_boxplot(alpha=0.5, shape=2, outlier.shape = NA)+
  geom_jitter(shape=16, position=position_jitter(0.1))+
  ylim(0.45,0.75)+
  theme(axis.text.x = element_text(angle = 90))

#TP4
ggplot(subset(PAM.C, TimeP=="TP4"), aes(x=Set, y=Fv_Fm)) + 
  geom_boxplot(alpha=0.5, shape=2, outlier.shape = NA)+
  geom_jitter(shape=16, position=position_jitter(0.1))+
  ylim(0.45,0.75)+
  theme(axis.text.x = element_text(angle = 90))

##Remove Outliers
PAM.C.o<-PAM.C[-c(which((PAM.C$TimeP=="IN" & PAM.C$Fv_Fm<0.5) | (PAM.C$TimeP=="TP2" & PAM.C$Fv_Fm<0.53))),]

## ---- chunk 26
##Subset Heated Treatment in Thermal Tolerance Assay
PAM.H<-subset(PAM, Treat=="H")

#IN
ggplot(subset(PAM.H, TimeP=="IN"), aes(x=Set, y=Fv_Fm)) + 
  geom_boxplot(alpha=0.5, shape=2, outlier.shape = NA)+
  geom_jitter(shape=16, position=position_jitter(0.1))+
  ylim(0.25,0.7)+
  theme(axis.text.x = element_text(angle = 90))

PAM.H$RandN[which(PAM.H$TimeP=="IN" & PAM.H$Fv_Fm<0.5 &  PAM.H$Site=="SS")] # "W2_94" "W2_94"


#TP1
ggplot(subset(PAM.H, TimeP=="TP1"), aes(x=Set, y=Fv_Fm)) + 
  geom_boxplot(alpha=0.5, shape=2, outlier.shape = NA)+
  geom_jitter(shape=16, position=position_jitter(0.1))+
  ylim(0.25,0.7)+
  theme(axis.text.x = element_text(angle = 90))

PAM.H$RandN[which(PAM.H$TimeP=="TP1" & PAM.H$Fv_Fm<0.35)] # "M1_86"

#TP2
ggplot(subset(PAM.H, TimeP=="TP2"), aes(x=Set, y=Fv_Fm)) + 
  geom_boxplot(alpha=0.5, shape=2, outlier.shape = NA)+
  geom_jitter(shape=16, position=position_jitter(0.1))+
  ylim(0.25,0.7)+
  theme(axis.text.x = element_text(angle = 90))

PAM.H$RandN[which(PAM.H$TimeP=="TP2" & PAM.H$Fv_Fm<0.35 &  PAM.H$Site=="SS")] # "M4_84"

#TP3
ggplot(subset(PAM.H, TimeP=="TP3"), aes(x=Set, y=Fv_Fm)) + 
  geom_boxplot(alpha=0.5, shape=2, outlier.shape = NA)+
  geom_jitter(shape=16, position=position_jitter(0.1))+
  ylim(0.25,0.7)+
  theme(axis.text.x = element_text(angle = 90))

PAM.H$RandN[which(PAM.H$TimeP=="TP3" & PAM.H$Fv_Fm<0.45)] # "M8_83"

#TP4
ggplot(subset(PAM.H, TimeP=="TP4"), aes(x=Set, y=Fv_Fm)) + 
  geom_boxplot(alpha=0.5, shape=2, outlier.shape = NA)+
  geom_jitter(shape=16, position=position_jitter(0.1))+
  ylim(0.2,0.7)+
  theme(axis.text.x = element_text(angle = 90))


##Remove Outliers 
PAM.H.o<-PAM.H[-c(which((PAM.H$TimeP=="IN" & PAM.H$Fv_Fm<0.5 &  PAM.H$Site=="SS") | 
                          (PAM.H$TimeP=="TP1" & PAM.H$Fv_Fm<0.35)|
              (PAM.H$TimeP=="TP2" & PAM.H$Fv_Fm<0.35 &  PAM.H$Site=="SS") |
                (PAM.H$TimeP=="TP3" & PAM.H$Fv_Fm<0.45))),]

## ---- chunk 27
##Recombine Cleaned PAM dataframes
PAM.o<-rbind(PAM.C.o, PAM.H.o)

ggplot(PAM.o, aes(x=Set, y=Fv_Fm)) + 
  geom_boxplot(alpha=0.5, shape=2, outlier.shape = NA)+
  geom_jitter(shape=16, position=position_jitter(0.1))+
  theme(axis.text.x = element_text(angle = 90))


##Average Across Replicate Readings ("Rep" column: A, B, C)
names(PAM.o)
PAM.a<-aggregate(PAM.o$Fv_Fm, list(PAM.o$ID), mean)
names(PAM.a)<-c("ID", "Fv_Fm")

##Add Fv/Fm to Thermal Tolerance Data

##Merge Averaged Fv/Fm Data with Thermal Tolerance Data
#Merges by ID column
#Retains all Thermal Tolerance Assay samples
names(ThermData)
ThermData<-merge(ThermData, PAM.a, all.x=TRUE, all.y=FALSE)

## ---- chunk 28
##Main Coral Data
write.csv(CoralData, "Outputs/CoralData.csv", row.names=FALSE)

##Thermal Tolerance Assay
write.csv(ThermData, "Outputs/ThermData.csv", row.names=FALSE)
